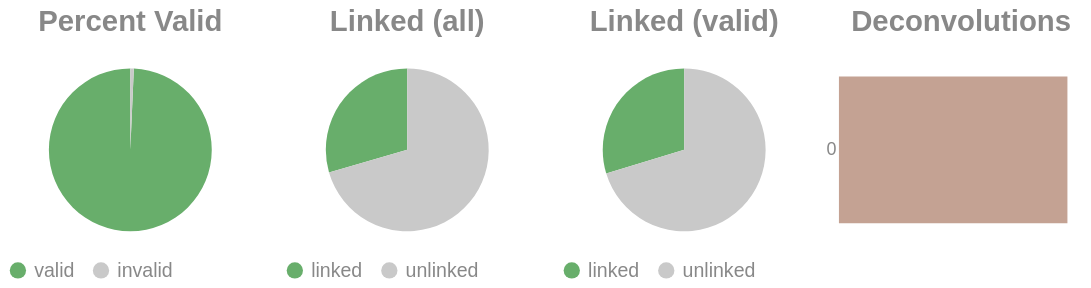

The notebook cell saved with this chart:
### Code cell
if SKIPLR:
    pass
else:
    clash = Counter()
    for i in valids['molecule'].to_list():
        _mol = i.split("-")
        if len(_mol) == 1:
            clash.update('0')
        else:
            clash.update(_mol[-1])

    _d = {"deconvolutions": [], 'count': []}
    for k,v in clash.items():
        _d['deconvolutions'].append(k)
        _d['count'].append(v)

    tot_valid = valids['reads'].sum()
    mask = valids['reads'] >= 2
    n_linked_reads = valids.filter(mask)['reads'].sum()
    if n_linked_reads == 0:
        print_html("No linked molecules (>=2 reads) were detected; skipping linked-only distributions.")
        SKIPLR = True
    else:
        perc_valid = round(tot_valid / n_reads, 4)
        linked_perc_abs = round(n_linked_reads / n_reads, 4)
        linked_perc = round(n_linked_reads / tot_valid, 4)

    _valid = pl.DataFrame({"valids": ['valid', 'invalid'], "count": [tot_valid, n_reads - tot_valid]})
    _linked_abs = pl.DataFrame({"linked (absolute)": ['linked', 'unlinked'], "count": [n_linked_reads, n_reads - n_linked_reads]})
    _linked_rel = pl.DataFrame({"linked (valids)": ['linked', 'unlinked'], "count": [n_linked_reads, tot_valid - n_linked_reads]})

    (
        alt.hconcat(
            piechart(_valid, goodval = 'valid', title = "Percent Valid"),
            piechart(_linked_abs, goodval = "linked", title =  "Linked (all)"),
            piechart(_linked_rel, goodval = "linked", title =  "Linked (valid)"),
            convolutionbar(pl.DataFrame(_d), title = "Deconvolutions"),
            center = True,
            bounds = 'flush'
        )
        .resolve_scale(color='independent')
        .resolve_legend('independent')
        .properties(usermeta={'embedOptions': {"actions": False}})
    ).display()

### Figure 1 — Vega-Lite specification as saved in the notebook (floating-point values rounded to 4 significant figures)
{"width": "container", "height": 400, "config": {"title": {"anchor": "start", "dy": -15, "fontSize": 18, "color": "#888888", "subtitleColor": "#888888", "subtitleFontSize": 14}, "arc": {"fill": "#0072B2"}, "axis": {"domainColor": "#888888", "domainWidth": 0.5, "gridWidth": 0.2, "grid": false, "titleFontWeight": 400, "titleFontSize": 15, "labelFontSize": 11, "labelColor": "#888888", "tickColor": "#888888", "tickWidth": 0.2, "titleColor": "#888888"}, "axisBand": {"grid": false}, "axisX": {"grid": true, "tickSize": 10, "domainCap": "round"}, "axisY": {"domain": false, "grid": true, "tickSize": 0, "domainCap": "round"}, "background": "transparent", "header": {"labelFontSize": 15, "labelColor": "#888888", "titleFontSize": 15, "titleFontWeight": 600, "titleColor": "#888888"}, "legend": {"labelFont": "sans-serif", "labelFontSize": 12, "labelColor": "#888888", "symbolSize": 100, "symbolType": "circle", "titleFontSize": 12, "titlePadding": 10, "titleColor": "#888888", "title": null}, "range": {"category": ["#E69F00", "#56B4E9", "#009E73", "#F0E442", "#0072B2", "#D55E00", "#CC79A7", "#000000"], "diverging": ["#cfe8f3", "#a2d4ec", "#73bfe2", "#46abdb", "#1696d2", "#12719e"]}, "area": {"fill": "#0072B2", "fillOpacity": 0.7, "line": true, "strokeOpacity": 0.7}, "line": {"color": "#0072B2", "stroke": "#0072B2", "strokeWidth": 2}, "trail": {"color": "#0072B2", "stroke": "#0072B2", "strokeWidth": 0, "size": 1}, "point": {"filled": true, "fillOpacity": 1.0, "size": 95}, "text": {"color": "#888888", "fontSize": 11, "align": "right", "fontWeight": 400, "size": 11}, "bar": {"fill": "#0072B2", "stroke": null}, "view": {"stroke": null, "continuousWidth": 660, "continuousHeight": 400}}, "hconcat": [{"data": {"name": "data-6e8fe30689443723da19d719ebc93e07"}, "mark": {"type": "arc"}, "encoding": {"color": {"field": "valids", "legend": {"orient": "bottom", "title": null}, "scale": {"domain": ["valid", "invalid"], "range": ["#68ae6b", "#C9C9C9"]}, "title": "Valids", "type": "nominal"}, "theta": {"field": "count", "type": "quantitative"}, "tooltip": [{"field": "valids", "title": "Valids", "type": "ordinal"}, {"field": "percent", "format": ".2%", "title": "Percent", "type": "quantitative"}, {"field": "count", "title": "Count", "type": "quantitative"}]}, "height": 100, "title": {"text": "Percent Valid", "align": "center", "anchor": "middle"}, "transform": [{"calculate": "datum.count / 9083948", "as": "percent"}], "width": 150}, {"data": {"name": "data-b8cab7a41431fa8770ef7ba9c93a36a9"}, "mark": {"type": "arc"}, "encoding": {"color": {"field": "linked (absolute)", "legend": {"orient": "bottom", "title": null}, "scale": {"domain": ["linked", "unlinked"], "range": ["#68ae6b", "#C9C9C9"]}, "title": "Linked (Absolute)", "type": "nominal"}, "theta": {"field": "count", "type": "quantitative"}, "tooltip": [{"field": "linked (absolute)", "title": "Linked (Absolute)", "type": "ordinal"}, {"field": "percent", "format": ".2%", "title": "Percent", "type": "quantitative"}, {"field": "count", "title": "Count", "type": "quantitative"}]}, "height": 100, "title": {"text": "Linked (all)", "align": "center", "anchor": "middle"}, "transform": [{"calculate": "datum.count / 9083948", "as": "percent"}], "width": 150}, {"data": {"name": "data-fb3236504cd587aa7bd58470f1f0dbfe"}, "mark": {"type": "arc"}, "encoding": {"color": {"field": "linked (valids)", "legend": {"orient": "bottom", "title": null}, "scale": {"domain": ["linked", "unlinked"], "range": ["#68ae6b", "#C9C9C9"]}, "title": "Linked (Valids)", "type": "nominal"}, "theta": {"field": "count", "type": "quantitative"}, "tooltip": [{"field": "linked (valids)", "title": "Linked (Valids)", "type": "ordinal"}, {"field": "percent", "format": ".2%", "title": "Percent", "type": "quantitative"}, {"field": "count", "title": "Count", "type": "quantitative"}]}, "height": 100, "title": {"text": "Linked (valid)", "align": "center", "anchor": "middle"}, "transform": [{"calculate": "datum.count / 9021412", "as": "percent"}], "width": 150}, {"data": {"name": "data-ff184f91bcb3a26f09ee0784bf67596d"}, "mark": {"type": "bar"}, "encoding": {"color": {"field": "deconvolutions", "legend": null, "scale": {"scheme": "lightgreyred"}, "type": "nominal"}, "tooltip": [{"field": "deconvolutions", "title": "Deconvolutions", "type": "ordinal"}, {"field": "percent", "format": ".2%", "title": "Percent", "type": "quantitative"}, {"field": "count", "title": "Count", "type": "quantitative"}], "x": {"axis": null, "field": "count", "type": "quantitative"}, "y": {"field": "deconvolutions", "sort": "ascending", "title": null, "type": "nominal"}}, "height": 100, "title": {"text": "Deconvolutions", "align": "center", "anchor": "middle"}, "transform": [{"calculate": "datum.count / 7480863", "as": "percent"}], "width": 150}], "bounds": "flush", "center": true, "resolve": {"legend": {"angle": "independent"}, "scale": {"color": "independent"}}, "usermeta": {"embedOptions": {"actions": false}}, "$schema": "https://vega.github.io/schema/vega-lite/v6.1.0.json", "datasets": {"data-6e8fe30689443723da19d719ebc93e07": [{"valids": "valid", "count": 9021412}, {"valids": "invalid", "count": 62536}], "data-b8cab7a41431fa8770ef7ba9c93a36a9": [{"linked (absolute)": "linked", "count": 2678284}, {"linked (absolute)": "unlinked", "count": 6405664}], "data-fb3236504cd587aa7bd58470f1f0dbfe": [{"linked (valids)": "linked", "count": 2678284}, {"linked (valids)": "unlinked", "count": 6343128}], "data-ff184f91bcb3a26f09ee0784bf67596d": [{"deconvolutions": "0", "count": 7480863}]}}
